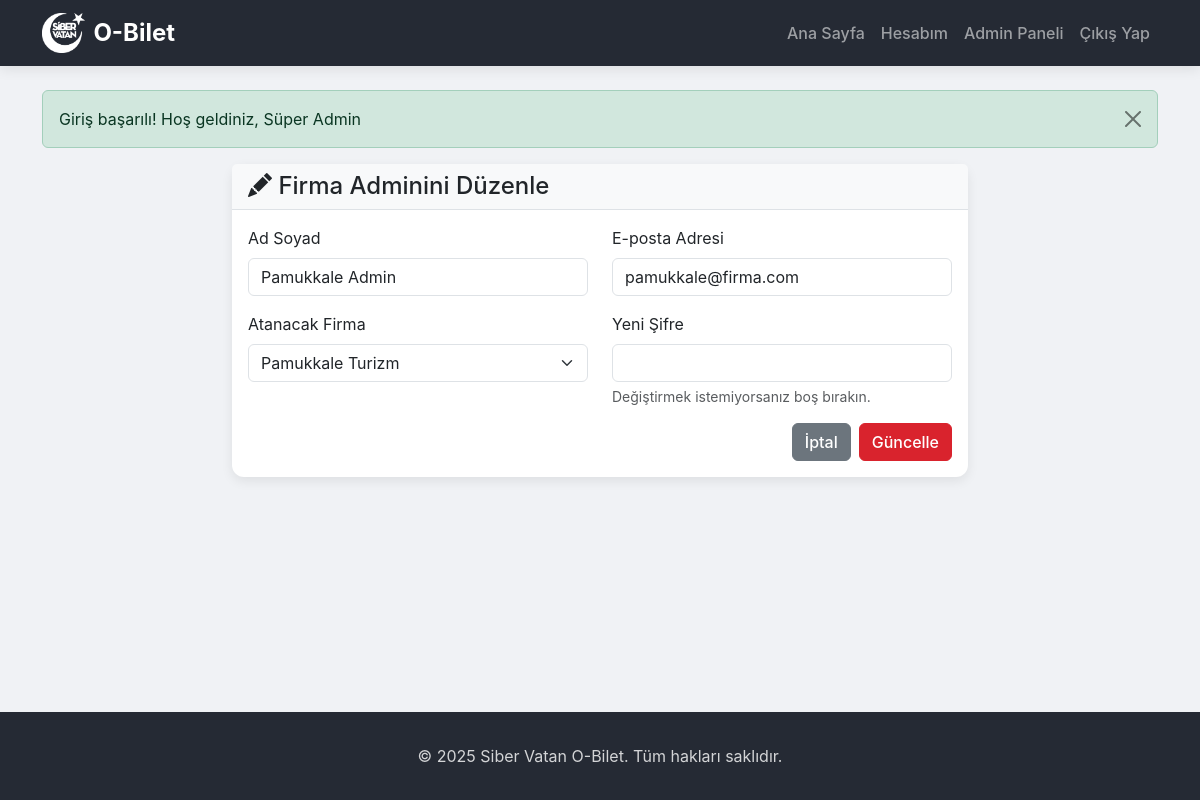
/public/admin/editUser/d4b39b0c-fedd-4876-9233-ac691988f792 (signed in), run on the app's committed database.
### tables this page shows
CREATE TABLE Users (
            id TEXT PRIMARY KEY,
            full_name TEXT NOT NULL,
            email TEXT UNIQUE NOT NULL,
            password TEXT NOT NULL,
            role TEXT NOT NULL DEFAULT 'User', -- User, Firma Admin, Admin
            balance REAL NOT NULL DEFAULT 800.0, -- Sanal kredi
            company_id TEXT,
            created_at DATETIME DEFAULT CURRENT_TIMESTAMP,
            FOREIGN KEY (company_id) REFERENCES Bus_Company(id) ON DELETE SET NULL
        );

CREATE TABLE Bus_Company (
            id TEXT PRIMARY KEY,
            name TEXT UNIQUE NOT NULL,
            logo_path TEXT,
            created_at DATETIME DEFAULT CURRENT_TIMESTAMP
        );

### src/Controllers/BaseController.php (called while the page is built, shortened)
<?php
class BaseController {
    public function __construct($pdo) {
        $this->pdo = $pdo;
    }
    protected function view($viewName, $data = []) {
        extract($data);
        require __DIR__ . "/../Views/{$viewName}.php";
        require __DIR__ . '/../Views/layout.php';
    }
}
?>

### public/index.php (called while the page is built, shortened)
<?php
require_once __DIR__ . '/../src/Controllers/BaseController.php';
require_once __DIR__ . '/../router.php';
?>

### src/Models/User.php (called while the page is built, shortened)
<?php
class User {
    private $pdo;
    public function __construct($pdo) {
        $this->pdo = $pdo;
    }
    public function findById($id) {
        $stmt = $this->pdo->prepare('SELECT * FROM Users WHERE id = ?');
        $stmt->execute([$id]);
        return $stmt->fetch(PDO::FETCH_ASSOC);
    }
}
?>

### src/Models/BusCompany.php (called while the page is built, shortened)
<?php
class BusCompany {
    private $pdo;
    public function __construct($pdo) {
        $this->pdo = $pdo;
    }
    public function getAll() {
        $stmt = $this->pdo->query("SELECT * FROM Bus_Company ORDER BY name");
        return $stmt->fetchAll(PDO::FETCH_ASSOC);
    }
}
?>

### src/Views/admin/edit_user.php (the view, shortened to what this page needs)
<div class="row justify-content-center">
    <div class="col-md-8">
        <div class="card">
            <div class="card-header">
                <h4 class="mb-0"><i class="bi bi-pencil-fill"></i> Firma Adminini Düzenle</h4>
            </div>
            <div class="card-body">
                <?php if (isset($user)): ?>
                <form action="/sibervatanbilet/public/admin/editUser/<?php echo $user['id']; ?>" method="POST">
                    <div class="row">
                        <div class="col-md-6 mb-3">
                            <label for="full_name" class="form-label">Ad Soyad</label>
                            <input type="text" class="form-control" id="full_name" name="full_name" value="<?php echo htmlspecialchars($user['full_name']); ?>" required>
                        </div>
                        <div class="col-md-6 mb-3">
                            <label for="email" class="form-label">E-posta Adresi</label>
                            <input type="email" class="form-control" id="email" name="email" value="<?php echo htmlspecialchars($user['email']); ?>" required>
                        </div>
                    </div>
                    <div class="row">
                        <div class="col-md-6 mb-3">
                            <label for="company_id" class="form-label">Atanacak Firma</label>
                            <select class="form-select" id="company_id" name="company_id" required>
                                <?php foreach ($companies as $company): ?>
                                    <option value="<?php echo $company['id']; ?>" <?php echo ($user['company_id'] == $company['id']) ? 'selected' : ''; ?> >
                                        <?php echo htmlspecialchars($company['name']); ?>
                                    </option>
                                <?php endforeach; ?>
                            </select>
                        </div>
                        <div class="col-md-6 mb-3">
                            <label for="password" class="form-label">Yeni Şifre</label>
                            <input type="password" class="form-control" id="password" name="password" aria-describedby="passwordHelp">
                            <div id="passwordHelp" class="form-text">Değiştirmek istemiyorsanız boş bırakın.</div>
                        </div>
                    </div>
                    <div class="d-flex justify-content-end">
                        <a href="/sibervatanbilet/public/admin/users" class="btn btn-secondary me-2">İptal</a>
                        <button type="submit" class="btn btn-primary">Güncelle</button>
                    </div>
                </form>
                <?php else: ?>
                    <div class="alert alert-danger">Kullanıcı bulunamadı.</div>
                <?php endif; ?>
            </div>
        </div>
    </div>
</div>

### public/css/style.css (style rules this page uses)
:root { --sv-primary: #252A34; --sv-secondary: #D9232D; --sv-blue: #007BFF; --sv-light: #f8f9fa; --sv-dark: #212529; --sv-success: #198754; --sv-danger: #dc3545; --sv-warning: #ffc107; --sv-white: #ffffff; --sv-body-bg: #f0f2f5; }
body { font-family: -apple-system, BlinkMacSystemFont, "Segoe UI", Roboto, "Helvetica Neue", Arial, sans-serif; background-color: var(--sv-body-bg); display: flex; flex-direction: column; min-height: 100vh; }
.btn { border-radius: 0.375rem; font-weight: 500; transition: all 0.2s ease-in-out; }
.btn-primary { background-color: var(--sv-secondary); border-color: var(--sv-secondary); }
.card { border: none; border-radius: 0.75rem; box-shadow: 0 4px 12px rgba(0, 0, 0, 0.08); transition: all 0.3s ease-in-out; }
.card-header { background-color: var(--sv-light); border-bottom: 1px solid #dee2e6; font-weight: 600; }

### data on the page
users: full_name "Pamukkale Admin", email "pamukkale@firma.com", company_id "Pamukkale Turizm"

### other printed values
$_SESSION['flash_message'] "Giriş başarılı! Hoş geldiniz, Süper Admin"
